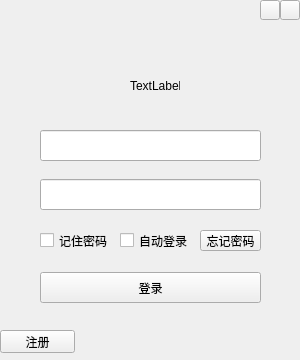
<?xml version="1.0" encoding="UTF-8"?>
<ui version="4.0">
 <class>Form</class>
 <widget class="QWidget" name="Form">
  <property name="geometry">
   <rect>
    <x>0</x>
    <y>0</y>
    <width>300</width>
    <height>360</height>
   </rect>
  </property>
  <property name="minimumSize">
   <size>
    <width>300</width>
    <height>360</height>
   </size>
  </property>
  <property name="maximumSize">
   <size>
    <width>300</width>
    <height>360</height>
   </size>
  </property>
  <property name="windowTitle">
   <string>Form</string>
  </property>
  <widget class="QPushButton" name="loginbtn">
   <property name="geometry">
    <rect>
     <x>40</x>
     <y>272</y>
     <width>221</width>
     <height>31</height>
    </rect>
   </property>
   <property name="text">
    <string>登录</string>
   </property>
  </widget>
  <widget class="QLineEdit" name="uid">
   <property name="geometry">
    <rect>
     <x>40</x>
     <y>130</y>
     <width>221</width>
     <height>31</height>
    </rect>
   </property>
  </widget>
  <widget class="QLineEdit" name="psw">
   <property name="geometry">
    <rect>
     <x>40</x>
     <y>179</y>
     <width>221</width>
     <height>31</height>
    </rect>
   </property>
  </widget>
  <widget class="QCheckBox" name="remPsw">
   <property name="geometry">
    <rect>
     <x>40</x>
     <y>230</y>
     <width>71</width>
     <height>21</height>
    </rect>
   </property>
   <property name="text">
    <string>记住密码</string>
   </property>
  </widget>
  <widget class="QCheckBox" name="checkBox_2">
   <property name="geometry">
    <rect>
     <x>120</x>
     <y>230</y>
     <width>71</width>
     <height>21</height>
    </rect>
   </property>
   <property name="text">
    <string>自动登录</string>
   </property>
  </widget>
  <widget class="QPushButton" name="registerbtn">
   <property name="geometry">
    <rect>
     <x>0</x>
     <y>330</y>
     <width>75</width>
     <height>23</height>
    </rect>
   </property>
   <property name="text">
    <string>注册</string>
   </property>
  </widget>
  <widget class="QPushButton" name="forgetPswBtn">
   <property name="geometry">
    <rect>
     <x>200</x>
     <y>230</y>
     <width>61</width>
     <height>21</height>
    </rect>
   </property>
   <property name="text">
    <string>忘记密码</string>
   </property>
  </widget>
  <widget class="QLabel" name="pic">
   <property name="geometry">
    <rect>
     <x>130</x>
     <y>61</y>
     <width>50</width>
     <height>50</height>
    </rect>
   </property>
   <property name="text">
    <string>TextLabel</string>
   </property>
  </widget>
  <widget class="QPushButton" name="closebtn">
   <property name="geometry">
    <rect>
     <x>280</x>
     <y>0</y>
     <width>20</width>
     <height>20</height>
    </rect>
   </property>
   <property name="text">
    <string/>
   </property>
  </widget>
  <widget class="QPushButton" name="minbtn">
   <property name="geometry">
    <rect>
     <x>260</x>
     <y>0</y>
     <width>20</width>
     <height>20</height>
    </rect>
   </property>
   <property name="text">
    <string/>
   </property>
  </widget>
 </widget>
 <resources/>
 <connections/>
</ui>
